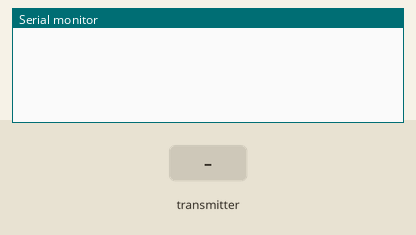
Simulated run of this sketch. Board: Arduino Uno, built with avr-gcc and run on an emulated ATmega328P. Parts: the last lines printed to the serial monitor. The test bench sets the inputs (shaded band). No radio packets arrive unless stated.

Above: at 1.2 s.
1.3 s: the transmitter starts sending id = 0
At 2.3 s:
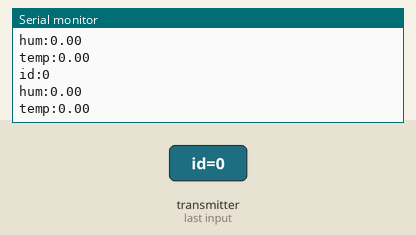
2.8 s: the transmitter starts sending hum = 25
4.3 s: the transmitter starts sending temp = 100
At 5.4 s:
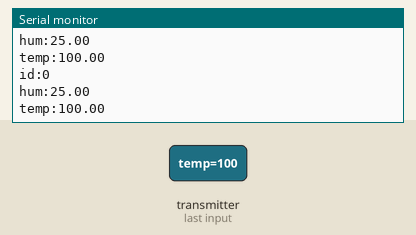
7.3 s: the transmitter starts sending temp = 25
At 8.4 s:
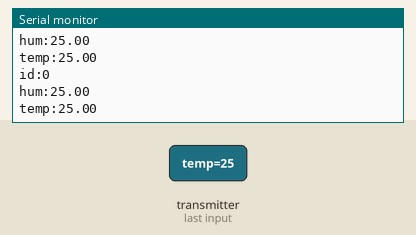
10.3 s: the transmitter starts sending hum = 100
13.3 s: the transmitter starts sending id = 1
Timing chart, 0 to 15.8 s (numbered marks = the images above; inputs shaded):
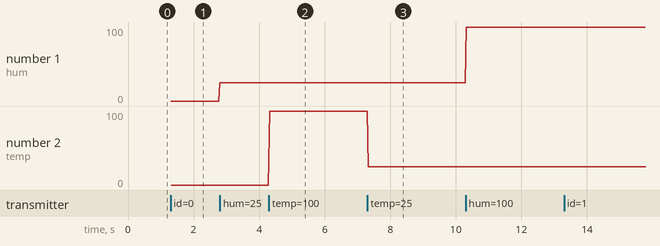

The sketch:

dht_11_nrf_recieve.ino.ino
```cpp
#include <SPI.h>
#include "nRF24L01.h"
#include "RF24.h"
#include "printf.h"
RF24 radio(5, 6);

const uint64_t pipe = 0xE8E8F0F0E1LL;
//const uint64_t pipe = 0xE7E7E7E7E7LL;
struct PacketBase{
  int id;
  float hum;
  float temp;
} packet;


void setup() {
  Serial.begin(9600);
  printf_begin();
  radio.begin();
  radio.printDetails();
  radio.openReadingPipe(1,pipe);
  radio.startListening();
}

void loop(void){
 //radio.printDetails();
 if (radio.available()){
   bool done = false;
   while (!done){
     done = radio.read(&packet, sizeof(packet));
    }

     Serial.print("id:");
     Serial.print(packet.id);
     Serial.print("\n");
     Serial.print("hum:");
     Serial.print(packet.hum);
     Serial.print("\n");
     Serial.print("temp:");
     Serial.print(packet.temp);
     Serial.print("\n");

  }
}
```

printf.h
```cpp
// (licence header left out)
/**
 * @file printf.h
 *
 * Setup necessary to direct stdout to the Arduino Serial library, which
 * enables 'printf'
 */

#ifndef __PRINTF_H__
#define __PRINTF_H__

#ifdef ARDUINO

int serial_putc( char c, FILE * )
{
  Serial.write( c );

  return c;
}

void printf_begin(void)
{
  fdevopen( &serial_putc, 0 );
}

#else
#error This example is only for use on Arduino.
#endif // ARDUINO

#endif // __PRINTF_H__
```

Measured:
- after the input at 1.3 s, the serial monitor: prints a new line at once (image 1)
- after the input at 4.3 s, the serial monitor: prints a new line at once (image 2)
- after the input at 7.3 s, the serial monitor: prints a new line at once (image 3)
- plotted number 1: 0 → 25 after the input at 2.8 s, 25 → 100 after the input at 10.3 s
- plotted number 2: 0 → 100 after the input at 4.3 s
